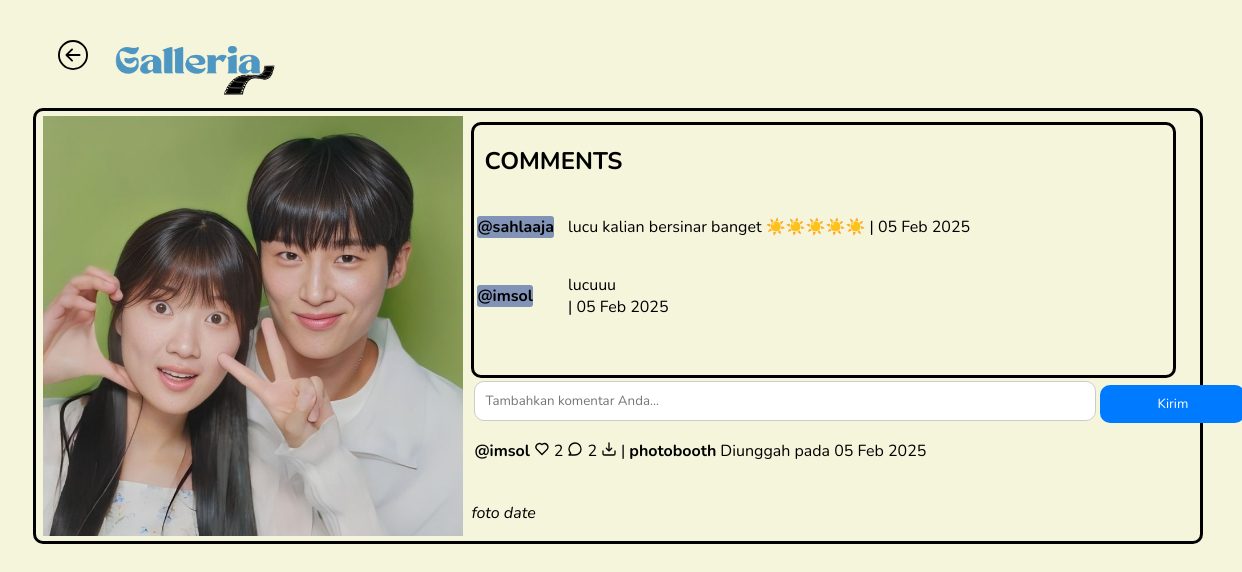
The app's page /detail_foto.php?id=3 (signed in), older data.
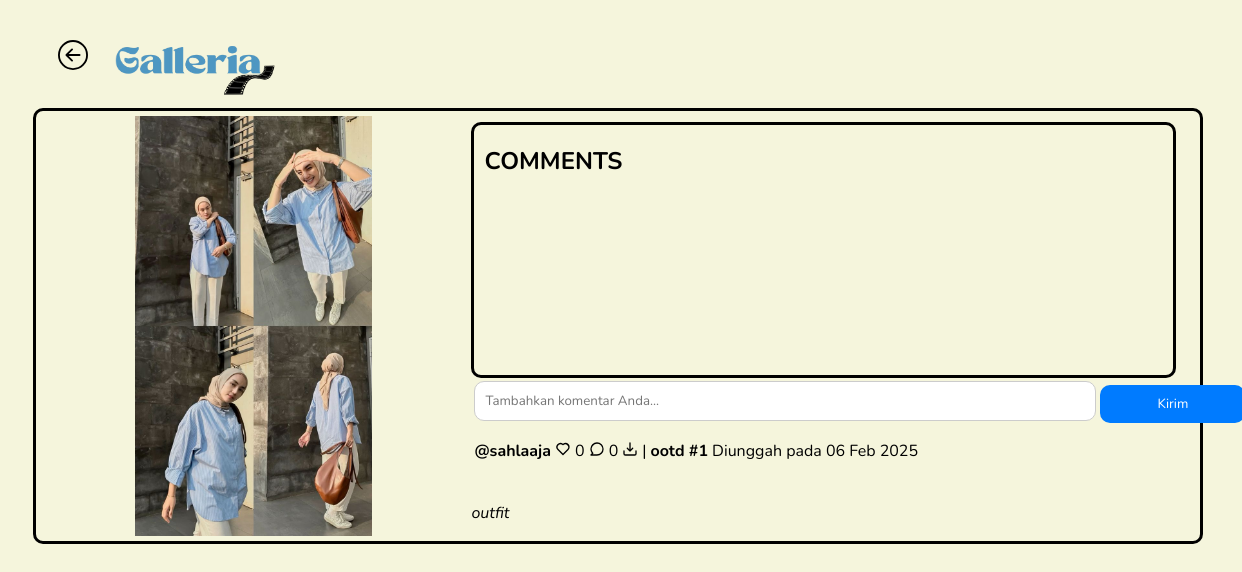
The same page, newer data.
### tables this page shows
CREATE TABLE `foto` (
  `foto_id` int(11) NOT NULL,
  `judul_foto` varchar(255) NOT NULL,
  `deskripsi` text NOT NULL,
  `tanggal_unggah` date NOT NULL,
  `lokasi_file` varchar(255) NOT NULL,
  `album_id` int(11) NOT NULL,
  `user_id` int(11) NOT NULL
);

CREATE TABLE `komentar_foto` (
  `komentar_id` int(11) NOT NULL,
  `foto_id` int(11) NOT NULL,
  `user_id` int(11) NOT NULL,
  `isi_komentar` text NOT NULL,
  `tanggal_komentar` date NOT NULL
);

CREATE TABLE `user` (
  `user_id` int(11) NOT NULL,
  `role_id` int(11) NOT NULL,
  `username` varchar(255) NOT NULL,
  `password` varchar(255) NOT NULL,
  `email` varchar(255) NOT NULL,
  `name` varchar(255) NOT NULL,
  `alamat` text NOT NULL,
  `foto_profil` varchar(255) NOT NULL,
  `verifikasi` int(11) NOT NULL
);

### detail_foto.php (the view, shortened to what this page needs)
<?php
include "connection.php";
$id = $_GET['id'];
$user = $_SESSION['id'];
$query_foto = mysqli_query($conn, "SELECT * FROM `foto` INNER JOIN `user` ON `foto`.`user_id` = `user`.`user_id` WHERE `foto`.`foto_id` = $id");
$foto = mysqli_fetch_assoc($query_foto);
$timestamp2 = strtotime($foto['tanggal_unggah']);
$tanggal2 = date("d M Y", $timestamp2);
$query_komentar = mysqli_query($conn, "SELECT * FROM `komentar_foto` INNER JOIN `user` ON `komentar_foto`.`user_id` = `user`.`user_id` WHERE `komentar_foto`.`foto_id` = $id");
$query_komentar_count = mysqli_query($conn, "SELECT COUNT(*) AS total_komentar FROM `komentar_foto` WHERE `foto_id` = $id");
$row_komentar_count = mysqli_fetch_assoc($query_komentar_count);
$total_komentar = $row_komentar_count['total_komentar'];
$query_like_count = mysqli_query($conn, "SELECT COUNT(*) AS total_like FROM `like_foto` WHERE `foto_id` = $id");
$row_like_count = mysqli_fetch_assoc($query_like_count);
$total_like = $row_like_count['total_like'];
$query_check = mysqli_query($conn, "SELECT * FROM `like_foto` WHERE `foto_id` = $id AND `user_id` = $user");
?>
<!DOCTYPE html>
<html lang="en">
<head>
    <link rel="stylesheet" href="https://unicons.iconscout.com/release/v4.0.8/css/line.css">
    <link rel="stylesheet" href="asset.css">
</head>
<body>
<div class="header">
        <a href="dashboard.php"><img src="Asset/img/left.svg" class="left" style="margin-left: 30px;"></a>
        <img src="Asset/img/logo.png" class="logo1">
    </div>
    <div class="div-img">
        <div style="height: 420px; width:100%; justify-content:center;display: flex; padding:5px;">
          <img src="Asset/img/<?php echo $foto['lokasi_file']; ?>" style=" max-width:100%; max-height:100%; object-fit:contain; object-position:center;">
        </div>
        <div class="div-detail">
            <div class="comment">
                <h2 class="text">COMMENTS</h2>
                <table>
                    <?php while ($komentar = mysqli_fetch_assoc($query_komentar)):
                        $timestamp = strtotime($komentar['tanggal_komentar']);
                        $tanggal = date("d M Y", $timestamp);
                    ?>
                        <tr>
                            <td><span class="span"><b>@<?php echo $komentar['username']; ?></b></span></td>
                            <td>
                                <p class="text"><?php echo nl2br($komentar['isi_komentar']); ?> | <?php echo $tanggal ?></p>
                            </td>
                        </tr>
                    <?php endwhile; ?>
                </table>
            </div>
            <form action="comment.php" method="POST" class="add-comment-form">
                <table>
                    <tr>
                        <td><textarea name="komentar" placeholder="Tambahkan komentar Anda..." rows="1" class="textarea" required></textarea></td>
                        <td><button type="submit" class="submit-button" name="kirim">Kirim</button></td>
                    </tr>
                </table>
            </form>
            <div class="ket">
                <table style="margin-top : -15px; white-space:nowrap;">
                    <tr>
                        <td>
                            <h4>@<?php echo $foto['username'] ?></h4>
                        </td>
                        <?php if ($is_like = mysqli_num_rows($query_check) > 0) { ?>
                            <td><span><a href="like.php?id=<?php echo $foto['foto_id'] ?>"><img src="Asset/icon/heart.png" width="16px" height="16px" style="margin-top: 3px;"></a></span></td>
                            <td><?php echo $total_like ?></td>
                        <?php } else { ?>
                            <td><span><a href="like.php?id=<?php echo $foto['foto_id'] ?>"><img src="Asset/icon/heart-alt.svg" width="16px" height="16px" style="margin-top: 3px;"></a></span></td>
                            <td><?php echo $total_like ?></td>
                        <?php } ?>
                        <td><span><img src="Asset/icon/comment.svg" width="16px" height="16px" style="margin-top: 3px;"></i></span></td>
                        <td><?php echo $total_komentar ?></td>
                        <td><span><a href="unduh.php?file=<?php echo $foto['lokasi_file']?>" onclick="return confirm('Apakah anda ingin mengunduh foto ini?')"><img src="Asset/icon/import.svg" width="16px" height="16px" title="Unduh" style="margin-top: 3px;"></a></span></td>
                        <td>|</td>
                        <td>
                            <h4><?php echo $foto['judul_foto'] ?></h4>
                        </td>
                        <td>
                            <p> Diunggah pada <?php echo $tanggal2 ?></p>
                        </td>
                    </tr>
                </table>
                <p><i><?php echo $foto['deskripsi']?></i></p>
            </div>
        </div>
    </div>
</body>
</html>

Row changes from the older to the newer data that the page shows:
removed komentar_foto: user.username "sahlaaja", isi_komentar "lucu kalian bersinar banget ☀️☀️☀️☀️☀️", tanggal_komentar "05 Feb 2025"
removed komentar_foto: user.username "imsol", isi_komentar "lucuuu", tanggal_komentar "05 Feb 2025"
changed foto: lokasi_file: a different picture; user.username "imsol" → "sahlaaja"; judul_foto "photobooth" → "ootd #1"; tanggal_unggah "05 Feb 2025" → "06 Feb 2025"; deskripsi "foto date" → "outfit"
Text that changed along with them:
$total_like: "2" → "0"
$total_komentar: "2" → "0"
